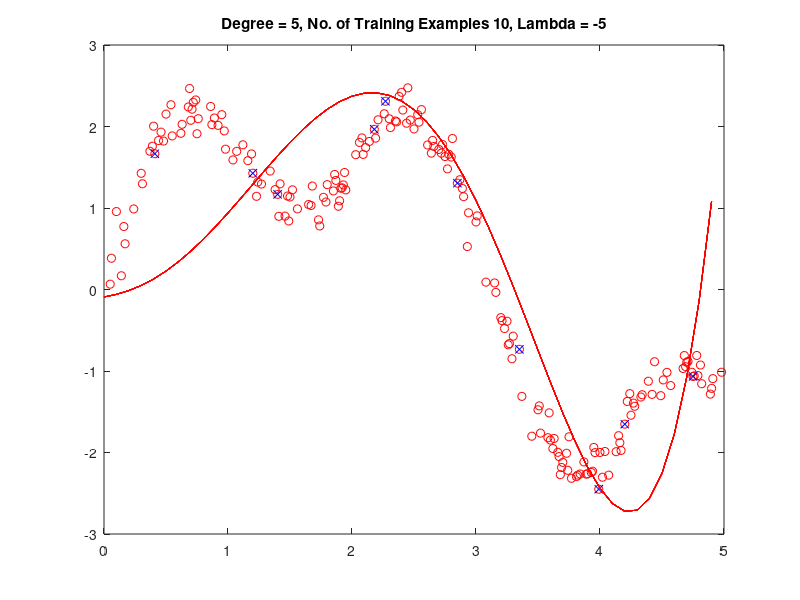
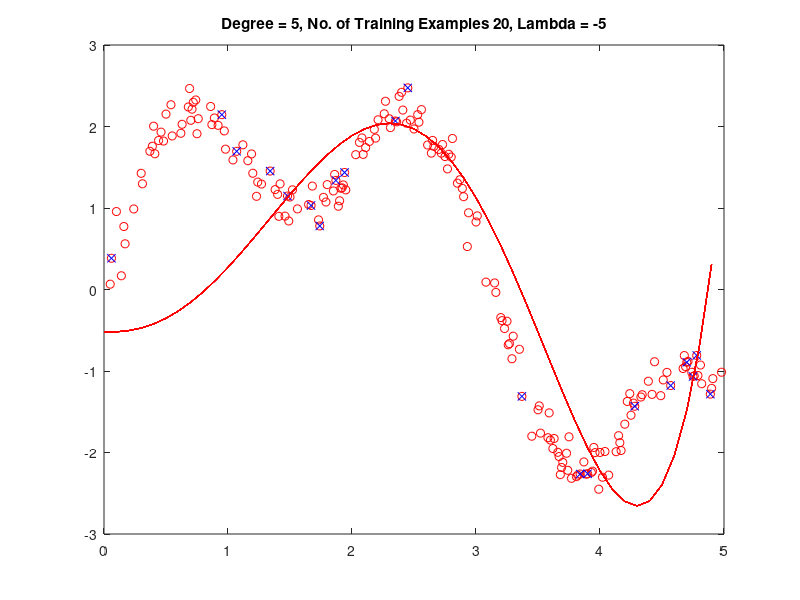
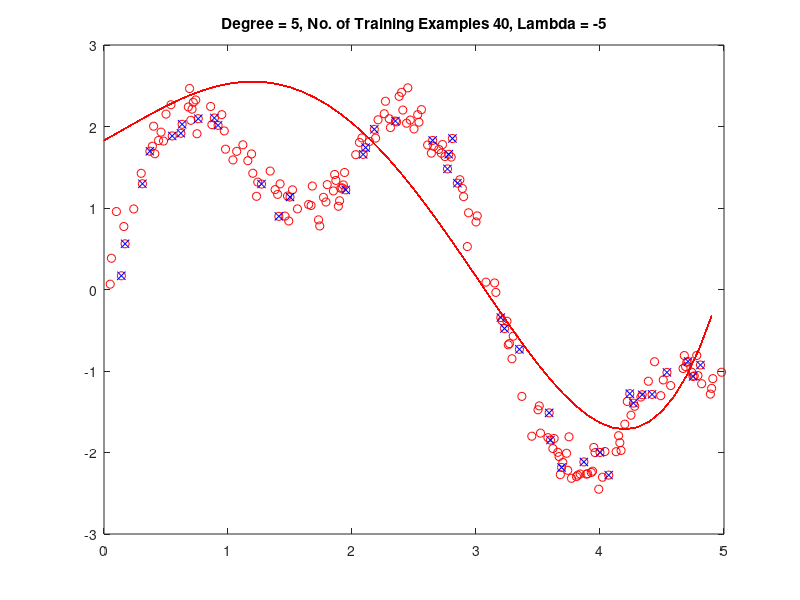
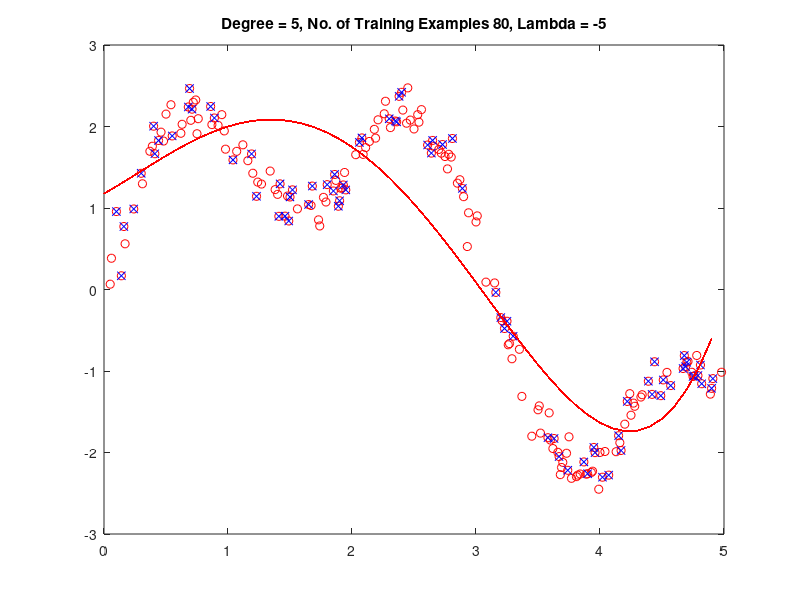

These figures' MATLAB source, in order:
%READING TRAINING DATA
data = dlmread('1d_team_34_train.txt');

trainingError = zeros(25, 1);
numTrainExList = [10; 20; 40; 80; 160];
numTrainEx = 80;                            % Number of Training Examples
M = 10;                                     % Degree of Polynomial
lambda = -5;                                % Lambda
k = 1;
for M = 5:5:25
    for num = 1:5
        numTrainEx = numTrainExList(num);
        y = data(:, 2);                             % Output
        x = data(:, 1);                             % Input

        plot(x, y, 'ro');                           % Plotting all data points
        str = sprintf('Degree = %d, No. of Training Examples %d, Lambda = %d', M, numTrainEx, lambda);
        title(str);
        hold on;

        id = randperm(length(data), numTrainEx);

        x = x(id);
        y = y(id);

        plot(x, y, 'bx');                           % Plotting the uniformly sampled data points 

        N = length(y);

        Y = y;
        X = [];

        for i = 0:1:M
            X = [X x.^(i)];                         % Basis Function
        end

        a = inv(X' * X + lambda * eye(M + 1)) * X' * Y; % Findong the Weight Vector

        Y1 = zeros(N, 1);

        t = [0:0.1:4.9];

        for i = 0:M
            Y1 = Y1 + a(i+1) * t.^(i);
        end
        
        plot(t, Y1, '-r');
        figure;
        hold off;
        
        Y2 = zeros(N, 1);
        
        for i = 0:M
            Y2 = Y2 + a(i+1) * Y.^(i);
        end

        trainError(k) = sum((y - Y2).^2)/N;             % Training Error
        k = k+1;
    end
end